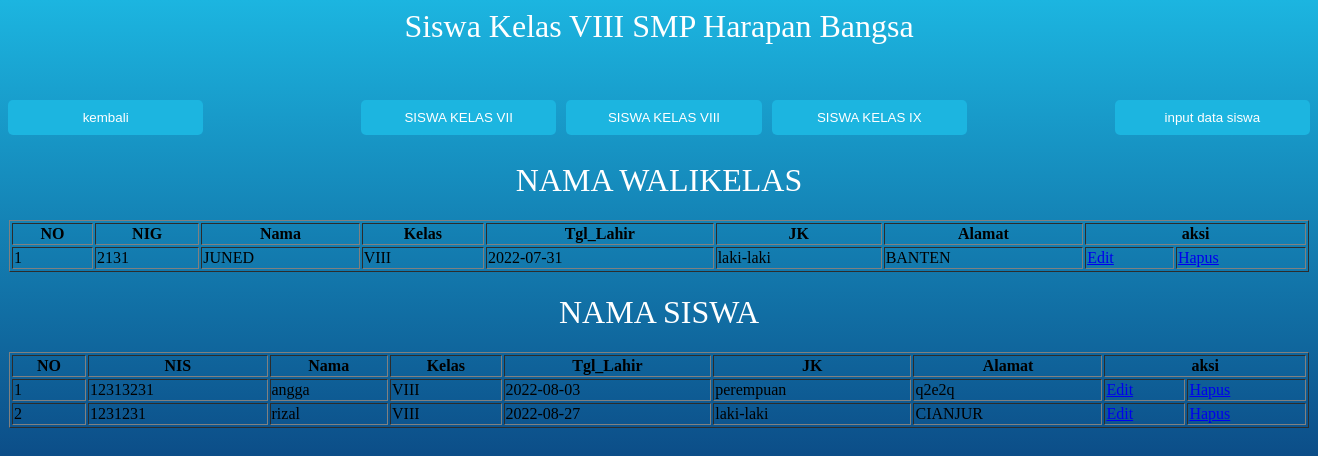
The page /siswa_viii.php (signed in) on the database its author committed.
### tables this page shows
CREATE TABLE `guru` (
  `NIG` int(11) NOT NULL,
  `nama` varchar(50) NOT NULL,
  `tgl_lahir` date NOT NULL,
  `jk` varchar(20) NOT NULL,
  `alamat` varchar(225) NOT NULL,
  `kelas` varchar(10) NOT NULL,
  `Tingkatan` varchar(10) NOT NULL,
  `nama_jurusan` varchar(50) DEFAULT NULL
);

CREATE TABLE `siswa` (
  `NIS` int(11) NOT NULL,
  `nama` varchar(50) NOT NULL,
  `kelas` varchar(10) NOT NULL,
  `tgl_lahir` date NOT NULL,
  `jk` varchar(20) NOT NULL,
  `alamat` varchar(225) NOT NULL,
  `nama_jurusan` varchar(10) DEFAULT NULL
);

### userviii.php (called while the page is built, shortened)
<?php
class User {
public function showData()
	{
        $conn = new Koneksi();
        $db=$conn->metal();
		$stmt=$db->prepare("SELECT NIS,nama,kelas,tgl_lahir,jk,alamat,nama FROM siswa where kelas='VIII' ORDER BY nama ASC");
		$stmt->execute();
		return $stmt;
	}
    public function showDataviii()
	{
        $conn = new Koneksi();
        $db=$conn->metal();
		$stmt=$db->prepare("SELECT NIG,nama,kelas,Tingkatan,tgl_lahir,jk,alamat FROM guru where NIG='2131' AND kelas='VIII' AND Tingkatan='SMP'");
		$stmt->execute();
		return $stmt;
	}
}

### siswa_viii.php (the view, shortened to what this page needs)
<?php
require 'userviii.php';
$obj = new User();
?>
<h1>Siswa Kelas VIII SMP Harapan Bangsa</h1>
<link rel="stylesheet" type="text/css" href="css/smp.css">
<form action = "input_siswa.php" method ="POST" name="login">
<input type ="submit" class="tombol_input1" name = "submit" value = "input data siswa">
<p>
<center>
<table class= 'table table-bordered table-responsive'>
 <table border="1" width="1300px" >
    <tr>
     <th>NO</th>
     <th>NIG</th>
     <th>Nama</th>
     <th>Kelas</th>
     <th>Tgl_Lahir</th>
     <th>JK</th>
     <th>Alamat</th>
     <th  colspan="5">aksi</th>
 </tr>
</center>
 <?php
$no=1;
	$data=$obj->showDataviii();
	if($data->rowCount()>0){
	while($row=$data->fetch(PDO::FETCH_ASSOC)){
?>
<tr>
	<td><?php echo $no; ?></td>
	<td><?php echo $row['NIG']; ?></td>
	<td><?php echo $row['nama']; ?></td>
    <td><?php echo $row['kelas']; ?></td>
    <td><?php echo $row['tgl_lahir']; ?></td>
    <td><?php echo $row['jk']; ?></td>
    <td><?php echo $row['alamat']; ?></td>
    <td><a href="editguru.php?NIG=<?php echo $row['NIG']; ?>">Edit</a></td>
    <td><a href="proses_delete_guru.php?NIG=<?php echo $row['NIG']; ?>">Hapus</a></td>
    </tr>
    </form>
<?php
$no+=1; }
}else{
echo '<tr>
		<td> Not found</td>
    </tr>';
}
?>
 <form action = "index.php" method ="POST" name="kembali">
<input type ="submit" class="tombol_kembali" name = "kembali" value = "kembali">
 </form>
 <form action = "siswa_vii.php" method ="POST" name="kelasvii">
<input type ="submit" class="tombol1" name = "kelasvii" value = "SISWA KELAS VII">
 </form>
<form action = "siswa_viii.php" method ="POST" name="kelasviii">
<input type ="submit" class="tombol2" name = "kelasviii" value = "SISWA KELAS VIII">
 </form>
 <form action = "siswa_ix.php" method ="POST" name="kelasxi">
<input type ="submit" class="tombol2" name = "kelasxi" value = "SISWA KELAS IX">
 </form>
 <h1>NAMA WALIKELAS</h1>
 <center>
<table class= 'table table-bordered table-responsive'>
 <table border="1" width="1300px" >
    <tr>
     <th>NO</th>
     <th>NIS</th>
     <th>Nama</th>
     <th>Kelas</th>
     <th>Tgl_Lahir</th>
     <th>JK</th>
     <th>Alamat</th>
     <th  colspan="5">aksi</th>
 </tr>
</center>
 <?php
$no=1;
	$data=$obj->showData();
	if($data->rowCount()>0){
	while($row=$data->fetch(PDO::FETCH_ASSOC)){
?>
<tr>
	<td><?php echo $no; ?></td>
	<td><?php echo $row['NIS']; ?></td>
	<td><?php echo $row['nama']; ?></td>
    <td><?php echo $row['kelas']; ?></td>
    <td><?php echo $row['tgl_lahir']; ?></td>
    <td><?php echo $row['jk']; ?></td>
    <td><?php echo $row['alamat']; ?></td>
    <td><a href="editsmp.php?NIS=<?php echo $row['NIS']; ?>">Edit</a></td>
    <td><a href="prosesdelete.php?NIS=<?php echo $row['NIS']; ?>">Hapus</a></td>
    </tr>
<?php
$no+=1; }
}else{
echo '<tr>
		<td> Not found</td>
    </tr>';
}
?>
 <h1>NAMA SISWA</h1>

### css/smp.css (style rules this page uses)
h1 { text-align: center; color: white; font-weight: 100; }
.tombol_input1 { background: #1cb5e0; color: white; font-size: 10pt; width: 15%; border: cornflowerblue; border-radius: 5px; padding: 10px 10px; margin-bottom: 5px; color :white; float:right; }
.tombol_kembali { background: #1cb5e0; color: white; font-size: 10pt; width: 15%; border: cornflowerblue; border-radius: 5px; padding: 10px 10px; margin-bottom: 5px; color :white; float:left; }
.tombol1 { background: #1cb5e0; color: white; font-size: 10pt; width: 15%; border: cornflowerblue; border-radius: 5px; padding: 10px 10px; margin-bottom: 5px; margin-left: 10px; color :white; }
.tombol2 { background: #1cb5e0; color: white; font-size: 10pt; width: 15%; border: cornflowerblue; border-radius: 5px; padding: 10px 10px; margin-bottom: 5px; margin-left: 10px; color :white; }

### rows shown on the page
guru: NIG "2131", nama "JUNED", kelas "VIII", tgl_lahir "2022-07-31", jk "laki-laki", alamat "BANTEN"
siswa: NIS "12313231", nama "angga", kelas "VIII", tgl_lahir "2022-08-03", jk "perempuan", alamat "q2e2q"
siswa: NIS "1231231", nama "rizal", kelas "VIII", tgl_lahir "2022-08-27", jk "laki-laki", alamat "CIANJUR"
